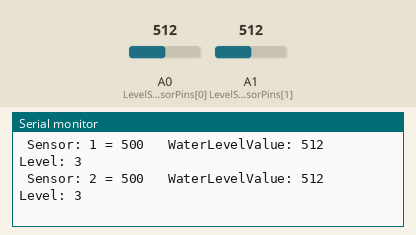
Recording of a sketch running on a simulated Arduino Uno, built with avr-gcc and run on an emulated ATmega328P. Parts: the last lines printed to the serial monitor. The inputs (shaded band) are chosen by the test bench; at power-on: A0 (LevelSensorPins[0]) = 512, A1 (LevelSensorPins[1]) = 512.

Above: at 2.4 s.
2.5 s: A0 (LevelSensorPins[0]) set to 716
At 4.1 s:
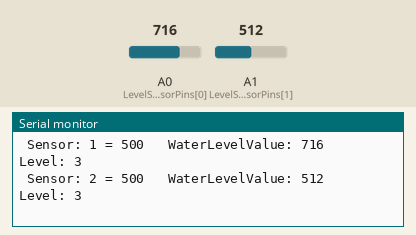
4.4 s: A1 (LevelSensorPins[1]) set to 716
At 5.6 s:
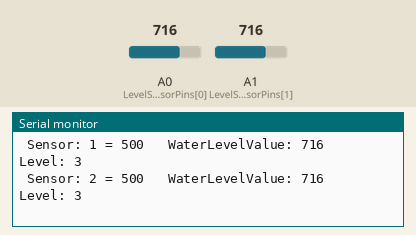
6.3 s: A0 (LevelSensorPins[0]) set to 900
At 7.9 s:
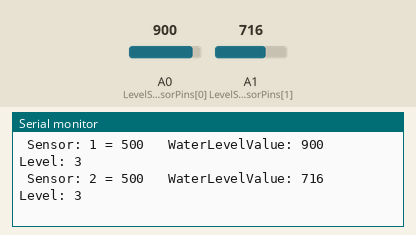
8.2 s: A1 (LevelSensorPins[1]) set to 900
At 9.8 s:
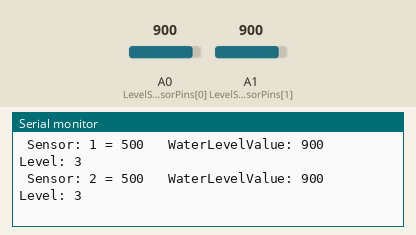
Timing chart, 0 to 11.1 s (numbered marks = the images above; inputs shaded):
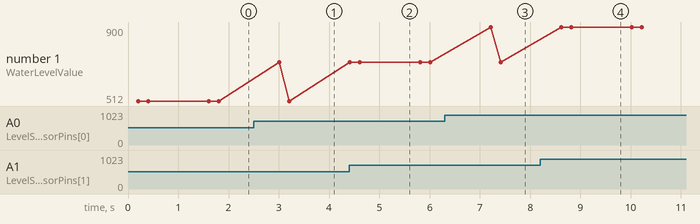

The sketch:

LevelSensor.ino
```cpp
// (licence header left out)
///////////////////////////////////////////////// initialise the GPIO pins
#define NUM_SENSORS 2
const int SensorOnPins[NUM_SENSORS] = { 8, 4 };                       // pin 27 sends a "0"  or "1" (0 -3.3 V) to the waterlevel measurement circuit
const int LevelSensorPins[NUM_SENSORS] = { A0, A1 };                 // 12 bits ADC pin 34 senses the voltage level of the waterlevel sensor (values 0 - 4095)

int WaterLevelValues[NUM_SENSORS] = { 0, 0 };                        // Variable to store the value of the Waterlevel sensor
int level = 0;                                  // Variable of the WaterLevel

//                      0    1    2    3    4    5
int LEVELarray [6] = {340, 370, 430, 500, 590, 680} ; // Array with the level reference values to determine the waterlevel
// the "0" level is applicable when there is no water in the reservoir
// the "5" level is applicable when the reservoir is full


/////////////////////////////////////////////////// the setup code that follows, will run once after "Power On" or after a RESET
void setup() {
  Serial.begin(115200);

  for (int i = 0; i < NUM_SENSORS; i++) {
    pinMode(SensorOnPins[i], OUTPUT);                    // Initializes the power output pin (3.3 V) for the WaterLevel Sensor circuit
    digitalWrite(SensorOnPins[i], LOW);                  // Set SensorOnPin to LOW; this will send 0 V to the measuring circuit

    pinMode(LevelSensorPins[i], INPUT);               // Initializes the water level sensorpin
  }

}

/////////////////////////////////////////////////// the loop code that follows, will run repeatedly until "Power Off" or a RESET
void loop() {

  for (int i = 0; i < NUM_SENSORS; i++) {
    getMeasureLevel(i);
  }
  delay(1000);                            // Check for new value every 1 sec;
  //this value is just for demonstration purposes and will in a practical application be far less frequent
}
//////////////////END of LOOP////////////////////////////////////////////////////////////


/////////////////////////////////////////////////// Hereafter follows the Function for measuring the WaterLevel (called from within the loop)

void getMeasureLevel(int num)  {
  if (num < NUM_SENSORS) {
    digitalWrite(SensorOnPins[num], HIGH);           // make pin 27 HIGH
    delay(200);                             // allow the circuit to stabilize
    WaterLevelValues[num] = analogRead(LevelSensorPins[num]);  //Read data from analog pin and store it to WaterLevelvalue variable

    for (int i = 0; i < 6 ; i++)
    {
      if ((WaterLevelValues[num] > (LEVELarray[i] * 0.96)) && (WaterLevelValues[num] < (LEVELarray[i] * 1.04)))              // allow a margin of 4% on the measured values to eliminate jitter and noise
      {
        level = i;
      }
    }
    digitalWrite(SensorOnPins[num], LOW);           // make pin 27 LOW
    Serial.print(" Sensor: "); Serial.print(num+1); Serial.print(" = "); Serial.print(LEVELarray[level]); Serial.print("   WaterLevelValue: "); Serial.print(WaterLevelValues[num]); Serial.print("  Level: "); Serial.println(level);
    // uncomment this code for determining the values to be put in the LEVELarray [] using the serial plotter and/or serial monitor or the ARDUINO IDE
  }
}
```

Measured:
- after the input at 2.5 s, the serial monitor: prints a new line after 0.51 s (image 1)
- after the input at 4.4 s, the serial monitor: prints a new line after 0.21 s (image 2)
- after the input at 6.3 s, the serial monitor: prints a new line after 0.91 s (image 3)
- after the input at 8.2 s, the serial monitor: prints a new line after 0.62 s (image 4)
